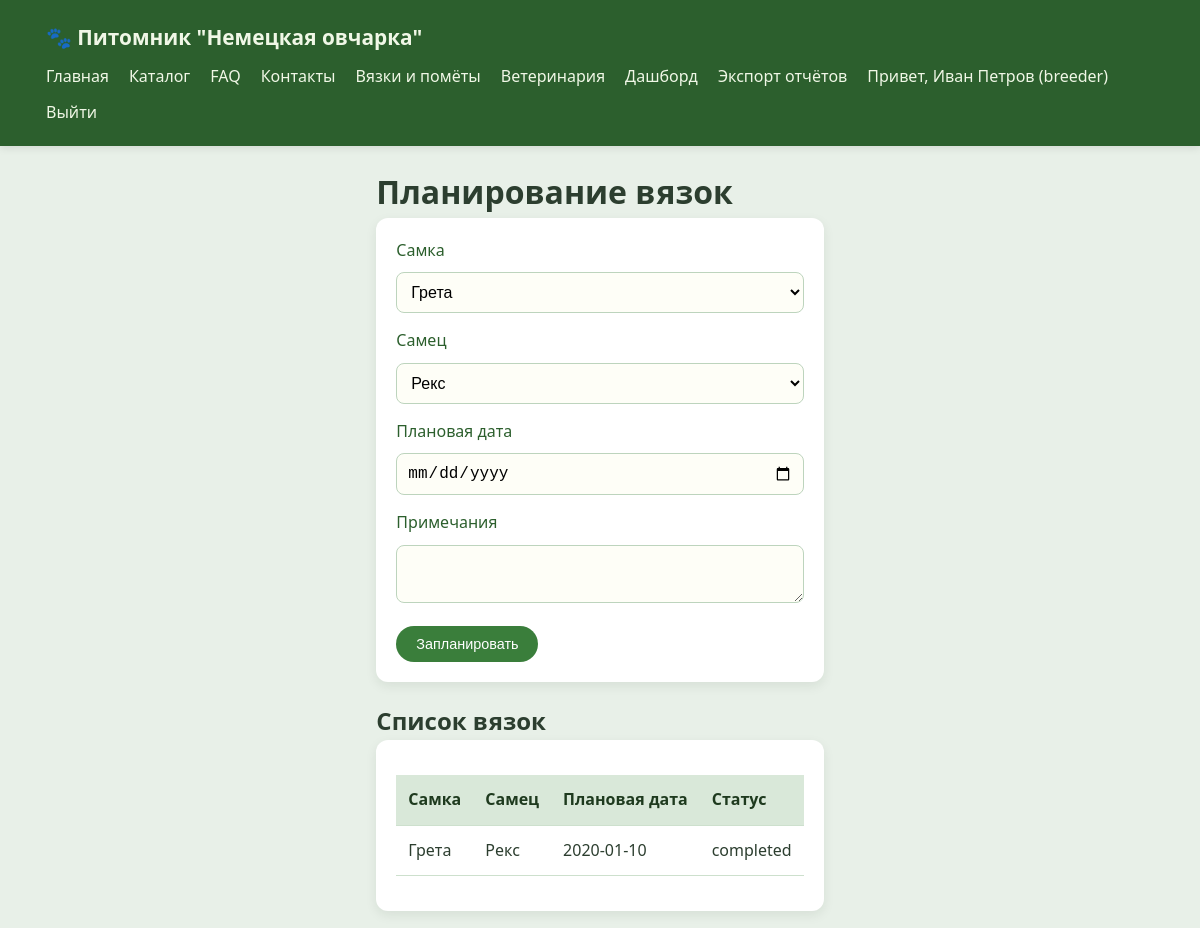
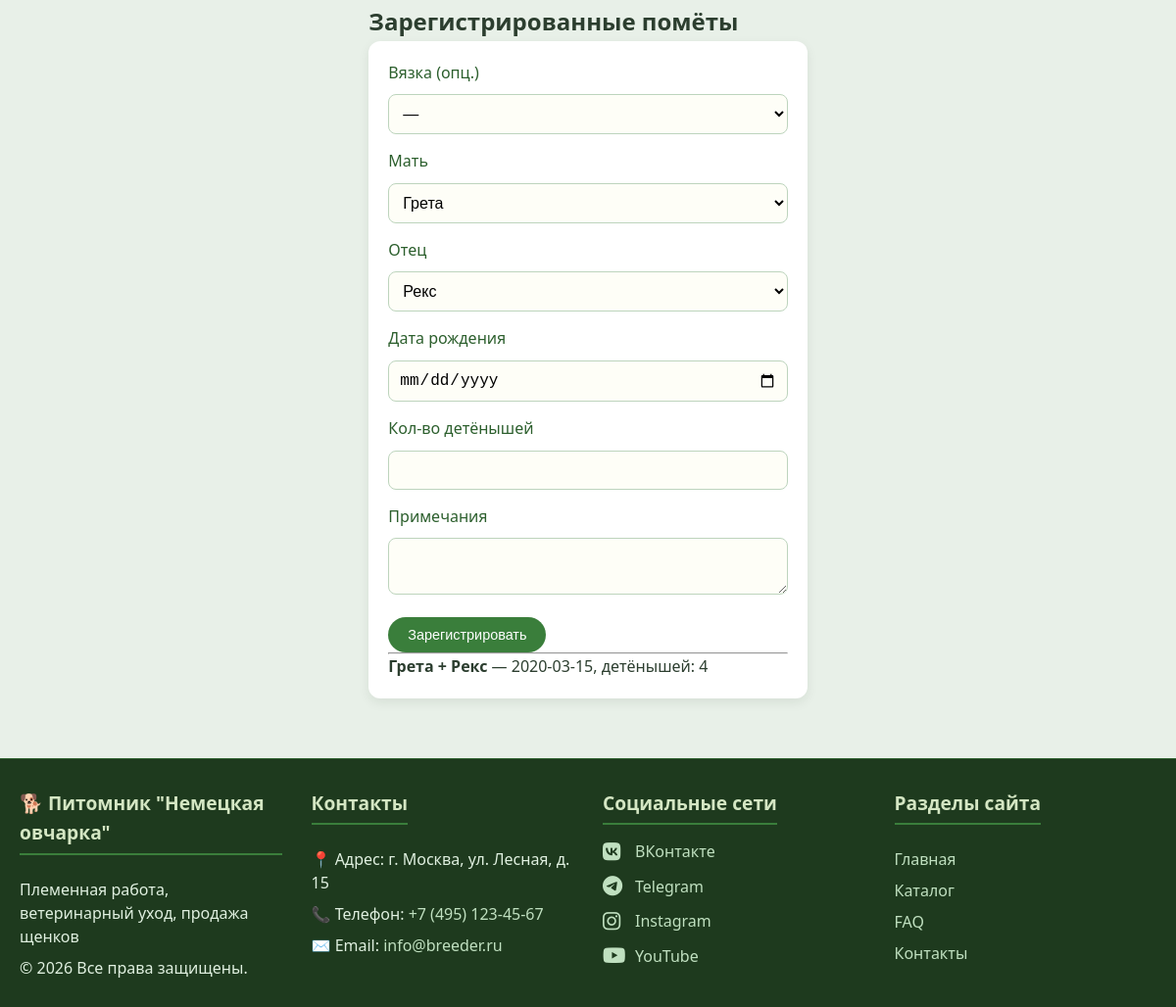
The app's page /breeding_calendar.php (signed in) with its own data (2 pictures, top to bottom).
### tables this page shows
CREATE TABLE breedings (
    id INT AUTO_INCREMENT PRIMARY KEY,
    female_id INT NOT NULL,
    male_id INT NOT NULL,
    planned_date DATE,
    actual_date DATE,
    status ENUM('planned','completed','cancelled') DEFAULT 'planned',
    notes TEXT,
    created_by INT,
    FOREIGN KEY (female_id) REFERENCES animals(id),
    FOREIGN KEY (male_id) REFERENCES animals(id),
    FOREIGN KEY (created_by) REFERENCES users(id)
);

CREATE TABLE animals (
    id INT AUTO_INCREMENT PRIMARY KEY,
    owner_id INT NOT NULL,
    name VARCHAR(100) NOT NULL,
    species VARCHAR(50) NOT NULL,
    breed VARCHAR(100),
    gender ENUM('male','female') NOT NULL,
    color VARCHAR(50),
    birth_date DATE,
    chip_number VARCHAR(50) UNIQUE,
    reg_number VARCHAR(50),
    father_id INT DEFAULT NULL,
    mother_id INT DEFAULT NULL,
    status ENUM('available','sold','dead','reserved') DEFAULT 'available',
    description TEXT,
    price DECIMAL(10,2),
    delivery_terms TEXT,
    created_at TIMESTAMP DEFAULT CURRENT_TIMESTAMP,
    FOREIGN KEY (owner_id) REFERENCES users(id) ON DELETE CASCADE,
    FOREIGN KEY (father_id) REFERENCES animals(id) ON DELETE SET NULL,
    FOREIGN KEY (mother_id) REFERENCES animals(id) ON DELETE SET NULL
);

CREATE TABLE litters (
    id INT AUTO_INCREMENT PRIMARY KEY,
    breeding_id INT,
    mother_id INT NOT NULL,
    father_id INT NOT NULL,
    birth_date DATE,
    puppies_count INT,
    notes TEXT,
    FOREIGN KEY (breeding_id) REFERENCES breedings(id),
    FOREIGN KEY (mother_id) REFERENCES animals(id),
    FOREIGN KEY (father_id) REFERENCES animals(id)
);

### breeding_calendar.php (the view, shortened to what this page needs)
<?php require_once 'config/db.php';
$breedings = $pdo->query("SELECT b.*, f.name as female_name, m.name as male_name FROM breedings b JOIN animals f ON b.female_id=f.id JOIN animals m ON b.male_id=m.id ORDER BY b.planned_date DESC")->fetchAll();
$litters = $pdo->query("SELECT l.*, f.name as mother_name, m.name as father_name FROM litters l JOIN animals f ON l.mother_id=f.id JOIN animals m ON l.father_id=m.id ORDER BY l.birth_date DESC")->fetchAll();
$females = $pdo->query("SELECT id,name FROM animals WHERE gender='female' AND status='available'")->fetchAll();
$males = $pdo->query("SELECT id,name FROM animals WHERE gender='male' AND status='available'")->fetchAll();
?>
<!DOCTYPE html>
<html>
    <head>
        <link rel="stylesheet" href="assets/css/style.css">
    </head>
<body>
    <?php include 'nav.inc.php'; ?>
    <div class="container">
    <h1>Планирование вязок</h1>
    <div class="card">
        <form method="post">
            <label>Самка</label>
            <select name="female_id" required>
                <?php foreach($females as $f) echo "<option value='{$f['id']}'>{$f['name']}</option>"; ?>
            </select>
            <label>Самец</label>
            <select name="male_id" required>
                <?php foreach($males as $m) echo "<option value='{$m['id']}'>{$m['name']}</option>"; ?>
            </select>
            <label>Плановая дата</label>
            <input type="date" name="planned_date" required>
            <label>Примечания</label>
            <textarea name="notes"></textarea>
            <button type="submit">Запланировать</button>
        </form>
    </div>
    <h2>Список вязок</h2>
    <div class="card">
        <table>
            <tr>
                <th>Самка</th>
                <th>Самец</th>
                <th>Плановая дата</th>
                <th>Статус</th>
            </tr>
            <?php foreach($breedings as $b): ?>
                <tr>
                    <td><?= $b['female_name'] ?></td>
                    <td><?= $b['male_name'] ?></td>
                    <td><?= $b['planned_date'] ?></td>
                    <td><?= $b['status'] ?></td>
                </tr>
                <?php endforeach; ?>
            </table>
        </div>
    <h2>Зарегистрированные помёты</h2>
    <div class="card">
        <form method="post">
            <label>Вязка (опц.)</label>
            <select name="breeding_id">
                <option value="">—</option>
            </select>
            <label>Мать</label>
            <select name="mother_id" required><?php foreach($females as $f) echo "<option value='{$f['id']}'>{$f['name']}</option>"; ?></select>
                <label>Отец</label>
                <select name="father_id" required>
                    <?php foreach($males as $m) echo "<option value='{$m['id']}'>{$m['name']}</option>"; ?>
                </select>
                <label>Дата рождения</label>
                <input type="date" name="birth_date" required>
                <label>Кол-во детёнышей</label>
                <input type="number" name="puppies_count" required>
                <label>Примечания</label>
                <textarea name="notes">
                </textarea>
                <button type="submit">Зарегистрировать</button>
            </form>
            <hr>
            <?php foreach($litters as $l): ?>
                <p><b><?= $l['mother_name'] ?> + <?= $l['father_name'] ?></b> — <?= $l['birth_date'] ?>, детёнышей: <?= $l['puppies_count'] ?></p>
                <?php endforeach; ?>
            </div>
        </div>
        <?php include 'footer.inc.php'; ?>
    </body>
</html>

### assets/css/style.css (style rules this page uses)
* { margin: 0; padding: 0; box-sizing: border-box; }
html, body { height: 100%; }
body { font-family: 'Segoe UI', Tahoma, Geneva, Verdana, sans-serif; background: #e8f0e8; color: #2c3e2f; line-height: 1.6; display: flex; flex-direction: column; }
.container { max-width: 1200px; margin: 0 auto; padding: 0 20px; flex: 1; }
.card { background: #ffffff; border-radius: 12px; box-shadow: 0 4px 12px rgba(0, 32, 0, 0.08); padding: 20px; margin-bottom: 20px; transition: box-shadow 0.2s; }
table { width: 100%; border-collapse: collapse; margin: 15px 0; }
th, td { padding: 12px; text-align: left; border-bottom: 1px solid #cde0cd; }
th { background: #d9e8d9; color: #1e3a1e; font-weight: 600; }
button, .btn { background: #3a7e3b; color: white; border: none; padding: 10px 20px; border-radius: 30px; cursor: pointer; text-decoration: none; display: inline-block; font-size: 0.9rem; transition: background 0.2s, transform 0.1s; }
input, select, textarea { width: 100%; padding: 10px; margin: 5px 0 15px; border: 1px solid #bdd4bd; border-radius: 8px; background: #fefef7; font-size: 1rem; }
label { font-weight: 500; color: #2c5f2d; margin-bottom: 4px; display: block; }

### records on screen
breedings: female.name "Грета", male.name "Рекс", planned_date "2020-01-10", status "completed"
litters: mother.name "Грета", father.name "Рекс", birth_date "2020-03-15", puppies_count "4"

### other values on screen
$userName "Иван Петров"
$role "breeder"
form field female_id "Грета"
form field male_id "Рекс"
form field mother_id "Грета"
form field father_id "Рекс"
